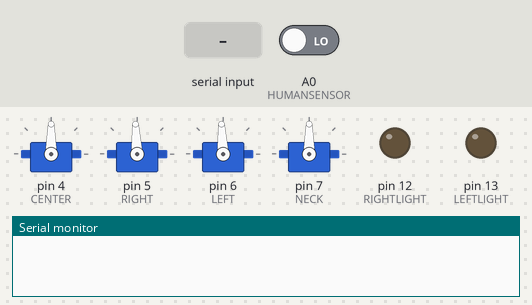
A sketch run on a simulated Arduino Uno, built with avr-gcc and run on an emulated ATmega328P. On the bench: 4 × servo, output pins drawn as LEDs (lit = HIGH), the last lines printed to the serial monitor. The test bench sets the inputs (shaded band); at power-on: A0 (HUMANSENSOR) LOW.

Above: at 1.2 s.
1.3 s: A0 (HUMANSENSOR) driven HIGH
At 2.3 s:
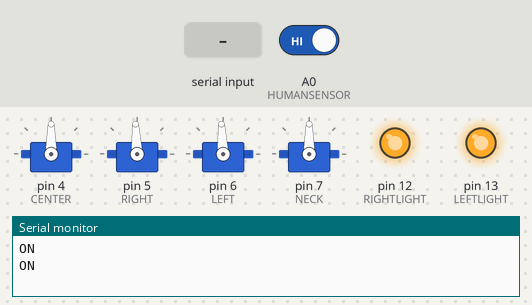
2.8 s: "w" received over Serial
5.8 s: A0 (HUMANSENSOR) driven LOW
At 7.0 s:
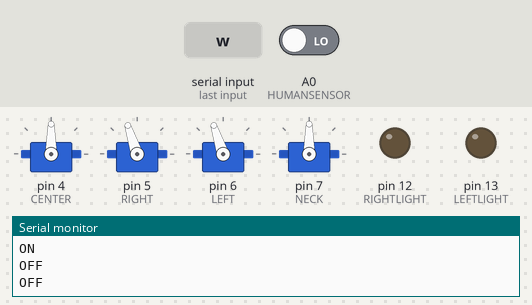
7.3 s: "l" received over Serial
At 8.4 s:
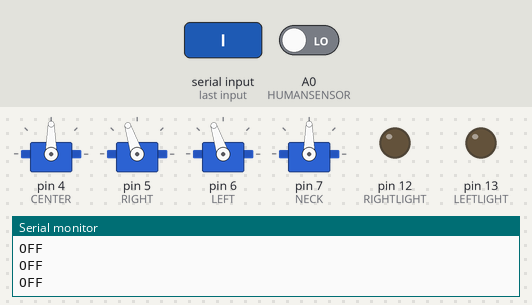
8.9 s: "r" received over Serial
At 9.6 s:
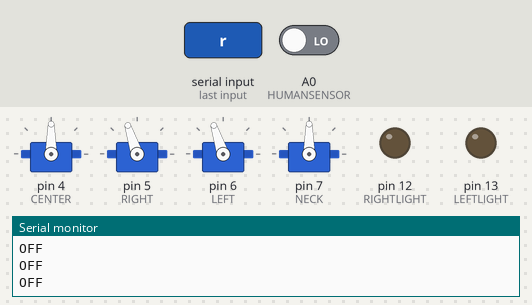
10.5 s: "a" received over Serial
Timing chart, 0 to 14.2 s (numbered marks = the images above; inputs shaded):
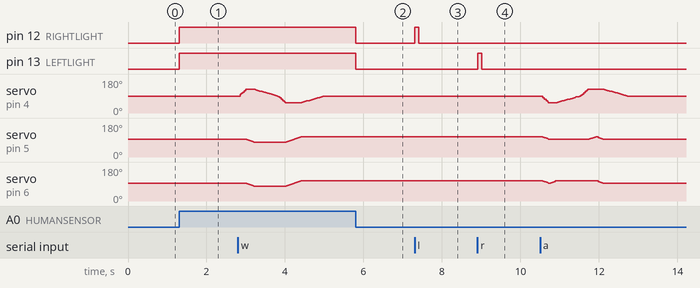

Measured:
- after the input at 1.3 s, pin 12 (RIGHTLIGHT), pin 13 (LEFTLIGHT): LOW → HIGH at once
- after the input at 5.8 s, pin 12 (RIGHTLIGHT), pin 13 (LEFTLIGHT): HIGH → LOW at once
- after the input at 7.3 s, pin 12 (RIGHTLIGHT): LOW → HIGH at once, → LOW 0.10 s later
- after the input at 8.9 s, pin 13 (LEFTLIGHT): LOW → HIGH at once, → LOW 0.10 s later

The sketch:

demo_robot_20170613.ino
```cpp
#include <Servo.h>

//====================================================================================================================
//Parameters
//====================================================================================================================
#define SERV_NUM 4                  //number of servo for array
#define FRAME 20                    //interval time from current step to next step: 20msecc

int current_angle[SERV_NUM];
int target_angle[SERV_NUM+1];
float rotating_angle[SERV_NUM];      //rotating angle on each frame: calcurated by (target_angle - current_angle)/number of steps
int servo_trim[SERV_NUM];            //trim to adjust each servo motors's angle to center

Servo servo[SERV_NUM];
#define CENTER 4
#define RIGHT 5
#define LEFT 6
#define NECK 7
#define RIGHTLIGHT 12
#define LEFTLIGHT 13
#define HUMANSENSOR A0
#define DELAY 50

//====================================================================================================================
//Motion
//====================================================================================================================
//motion1 look around
int look_around[5][SERV_NUM+1] ={{0,0,0,0,200},{0,0,0,60,300},{0,0,0,0,300},{0,0,0,-60,300},{0,0,0,0,300}};

//motion2 move forward
int move_forward[6][SERV_NUM+1] ={{35,0,0,0,200},{35,-15,-15,0,200},{0,-15,-15,0,600},{-35,-15,-15,0,200},{-35,15,15,0,400},{0,15,15,0,600}};

//motion3 move back
int move_back[6][SERV_NUM+1] ={{-35,0,0,0,200},{-35,-15,-15,0,200},{0,-15,-15,0,600},{35,-15,-15,0,200},{35,15,15,0,400},{0,15,15,0,600}};

//motion4 home position
int home_position[1][SERV_NUM+1] ={{0,0,0,0,300}};

//motion5 turn right
int turn_right[7][SERV_NUM+1] ={{35,0,0,0,200},{35,-15,0,0,200},{0,-15,0,0,600},{-35,-15,0,0,200},{-35,-15,-15,0,200},{-35,0,0,0,200},{0,0,0,0,600}};

//motion6 turn left
int turn_left[7][SERV_NUM+1] ={{-35,0,0,0,200},{-35,0,15,0,200},{0,0,15,0,600},{35,0,15,0,200},{35,15,15,0,200},{35,0,0,0,200},{0,0,0,0,600}};

//====================================================================================================================
//Servo Method
//====================================================================================================================
void initServo(){

  //attach pins to each servo
  servo[0].attach(CENTER);
  servo[1].attach(RIGHT);
  servo[2].attach(LEFT);
  servo[3].attach(NECK);

  //set trim
  int tmp_trim[SERV_NUM]={0,3,3,0};      //set trim to each servo
  for(int i=0;i<SERV_NUM;i++){
    servo_trim[i]=tmp_trim[i];
  }

  //rotate all servos to center position
  setCenterToServo();
}

void initLED(){
  pinMode(RIGHTLIGHT, OUTPUT);
  pinMode(LEFTLIGHT, OUTPUT);
}

void initHumanSensor(){
  pinMode(HUMANSENSOR,INPUT);
}
int LedStatusLeft = LOW;
int LedStatusRight = LOW;

void setCenterToServo(){
  for(int i=0;i<SERV_NUM;i++){
    servo[i].write(90 + servo_trim[i]);
    current_angle[i] = 0;
    target_angle[i] = 0;
  }
}

//move to next position
void moveToNextPosition(){

  //check limit
   for(int i=0;i<SERV_NUM;i++){
     if(target_angle[i]>90){
       target_angle[i]=90;
     }else if(target_angle[i]<-90){
       target_angle[i]=-90;
     }
   }

  int numberOfStep = target_angle[SERV_NUM]/FRAME;    //total number of steps to move to next position

  for(int i=0;i<SERV_NUM;i++){
    rotating_angle[i]=((float)target_angle[i]-(float)current_angle[i])/(float)numberOfStep;
  }

  int next_timing = millis() + FRAME;
  int current_time;
  float tmp_angle[SERV_NUM];

  for(int i=0;i<SERV_NUM;i++){
    tmp_angle[i]=(float)current_angle[i];
  }

  while(numberOfStep){
    current_time=millis();
    if(current_time>next_timing){
      for(int i=0;i<SERV_NUM;i++){
        tmp_angle[i] += rotating_angle[i];

        if(rotating_angle[i]<0){
          if(current_angle[i]>target_angle[i]){
            current_angle[i] = (int)tmp_angle[i];
          }
        }else if(rotating_angle[i]>0){
          if(current_angle[i]<target_angle[i]){
            current_angle[i] = (int)tmp_angle[i];
          }else{
            current_angle[i]=target_angle[i];
          }
        }
        servo[i].write(current_angle[i]+servo_trim[i]+90);
      }
      next_timing = next_timing + FRAME;
      numberOfStep--;
    }
  }

  //adjust current_angle
  for(int i=0;i<SERV_NUM;i++){
    if(rotating_angle[i]<0 && current_angle[i]>target_angle[i]){
      current_angle[i] = target_angle[i];
      servo[i].write(current_angle[i]+servo_trim[i]+90);
    }else if(rotating_angle[i]>0 && current_angle[i]<target_angle[i]){
      current_angle[i] = target_angle[i];
      servo[i].write(current_angle[i]+servo_trim[i]+90);
    }else if(rotating_angle[i]<0 && current_angle[i]<target_angle[i]){
      current_angle[i] = target_angle[i];
      servo[i].write(current_angle[i]+servo_trim[i]+90);
    }else if(rotating_angle[i]>0 && current_angle[i]>target_angle[i]){
      current_angle[i] = target_angle[i];
      servo[i].write(current_angle[i]+servo_trim[i]+90);
    }
  }
}

//call moveToNextPosition() method continuously
void playMotion(int motion[][SERV_NUM+1], int numberOfMotion){

  for(int i=0;i<numberOfMotion;i++){
    for(int j=0;j<SERV_NUM+1;j++){
      target_angle[j]=motion[i][j];
    }
    moveToNextPosition();
  }

}


//====================================================================================================================
//Main
//====================================================================================================================

void setup(){
  initServo();
  Serial.begin(9600);
  initLED();
  initHumanSensor();
}
int val=0;
void loop(){
        if (digitalRead(HUMANSENSOR)){

          if(LedStatusLeft==LOW){
            digitalWrite(12, HIGH);
            LedStatusLeft=HIGH;
            Serial.println("ON");
          }
          if(LedStatusRight==LOW){
            LedStatusRight=HIGH;
            digitalWrite(13, HIGH);
            Serial.println("ON");
          }
        }else{

          if(LedStatusLeft==HIGH){
            LedStatusLeft=LOW;
            digitalWrite(12, LOW);
            Serial.println("OFF");
          }
          if(LedStatusRight==HIGH){
            LedStatusRight=LOW;
            digitalWrite(13, LOW);
            Serial.println("OFF");
          }
        }


  if(Serial.available()){
    char cmd = Serial.read();

    switch (cmd){
      case 'w':
        playMotion(move_forward, 6);
        break;
      case 's':
        playMotion(move_back, 6);
        break;
      case 'a':
        playMotion(turn_left, 7);
        break;
      case 'd':
        playMotion(turn_right, 7);
        break;
      case 'j':
        playMotion(look_around, 5);
        break;
      case 'k':
        playMotion(home_position, 1);
        break;
      case 'l':
        digitalWrite(12, HIGH);
        LedStatusLeft=HIGH;
        break;
      case 'r':
        digitalWrite(13, HIGH);
        LedStatusRight=HIGH;
        break;
      case 't':
        digitalWrite(13, LOW);
        digitalWrite(12, LOW);
        LedStatusLeft=LOW;
        LedStatusRight=LOW;
        break;
    }
  }
  delay(100);
}
```
